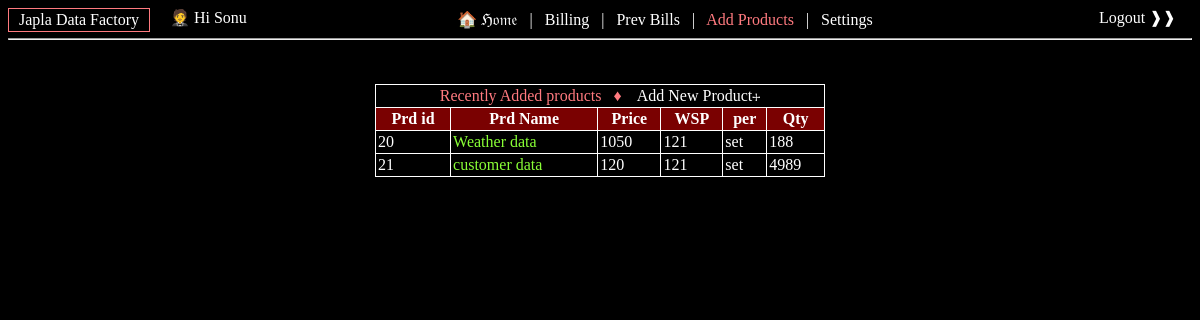
The app's page /add/ (signed in), older data.
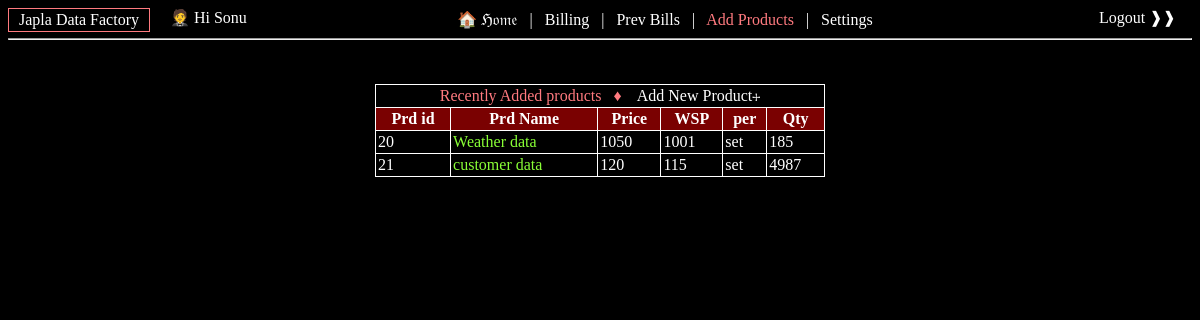
The same page, newer data.
### products/models.py (models this page shows, shortened)
class product(models.Model):
	store = models.ForeignKey(store, on_delete=models.SET_NULL, blank=True, null=True)
	name = models.CharField(max_length=81)
	price = models.IntegerField()
	WS_price = models.IntegerField(null=True, blank=True, default=121)
	choices = (('piece','piece'),('dozen','dozen'),('gross','gross'),('half gross','half gross'),('Kg','Kg'),('packet','packet')
				,('set','set'))
	unit = models.CharField(choices=choices,max_length=21,default='piece')
	tags = models.CharField(max_length=150,help_text='A list of comma seperated tags')
	available_qty = models.IntegerField(default=0)

### products/views.py (the view, shortened to what this page needs)
# urls.py: path('add/',views.add_product, name="add_product"),
@login_required(login_url='/login/')
def add_product(request):
    data = {}
    emp_obj = store_emp.objects.all().filter(emp_obj=request.user).first()
    store_obj = get_store_obj(request.user)
    data['store_obj'] = store_obj
    data['products'] = list(product.objects.all().filter(store=get_store_obj(request.user)).order_by('name'))[:50]
    if not has_group(request, 'store_manager'):
        return redirect('/home/')
    else:
        return render(request,'add_product.html',data)

### products/templatetags/extra_filters.py (called while the page is built)
@register.filter(name='has_group')
def has_group(request, group_name):
    groups = [str(group) for group in request.user.groups.all()]
    return True if group_name in groups else False

### products/views.py (called while the page is built)
def get_store_obj(user_obj):
    emp_obj = store_emp.objects.all().filter(emp_obj=user_obj).first()
    return emp_obj.store_obj if emp_obj is not None else "Store not available"

### stores_app/models.py (called while the page is built)
    def __str__(self):
        return self.name

### products/templates/add_product.html (shortened to what this page needs)
{% load static %}
{% load extra_filters %}
<html>
<head>
<link rel="stylesheet" href="{% static 'bootstrap/css/jquery-ui.css' %}">
</head>
<body bgcolor="#000;">
	<div class="t_w" style="float: left; padding:2px; border: 1px solid #ff7a7f; ">&ensp;{{store_obj}}&ensp; </div>
	<div class="t_w" style="float: left; "> &ensp;&ensp; &#129333;  Hi {{user}} &ensp;&ensp;&ensp;&ensp;</div>
	<center class="t_w">
		<a href="/" class="t_w t_hover">  &#127968; &Hfr;&ofr;&mfr;&efr;<a/> &ensp;|&ensp;
		<a href="/bill/" class="t_w t_hover">Billing</a> &ensp;|&ensp;
		<a href="/prev_bill/" class="t_w t_hover">Prev Bills</a>
		{% if request|has_group:'store_manager' %}
			&ensp;|&ensp; <a href="/add/" class="t_w t_hover" style="color:#ff7a7f;">Add Products</a>
		{% endif %}
		{% if user.is_superuser %}
			&ensp;|&ensp; <a href="/settings/" class="t_w t_hover">Settings</a>
		{% endif %}
		<a href="/logout/" class="t_w t_hover" style="float:inline-end;">&ensp;&ensp;&ensp;&ensp;&ensp;&ensp; Logout &#10097;&#10097;&ensp;&ensp; </a>
		<hr/>
	</center>
<center class="t_w">
<div style="width:450px;overflow-y: auto; scrollbar-width: none; -ms-overflow-style: none; height: 200px;" id="all_products">
	<table class="t_w" style="width:450px;">
	<tr>
		<td colspan=6>
			<center style="color:#ff7a7f;">
				Recently Added products&ensp;  &#9830; &ensp;
				<span id="btn_add_prd" class="t_hover">Add New Product&#10750;</span>
			</center></td>
	</tr>
	<tr style="background-color: rgb(122, 1, 1); position: sticky; top: 1; z-index: 1;">
		<th> Prd id </th>
		<th> Prd Name </th>
		<th> Price </th>
		<th> WSP </th>
		<th> per </th>
		<th> Qty</th>
	</tr>
	{% for product in products %}
	<tr style="color:white;">
		<td>{{product.id}}</td> &ensp;
		<td class = "prdnm" id="row{{product.id}}"><span style="color:#89ff36;">{{product.name}}</span></td> &ensp;
		<td>{{product.price}}</td> &ensp;
		<td>{{product.WS_price}}</td> &ensp;
		<td>{{product.unit}}</td> &ensp;
		<td>{{product.available_qty}}</td>
	</tr>
	{% endfor %}
	</table>
</div>
</center>
</body>
</html>

Row changes from the older to the newer data that the page shows:
changed product "Weather data": WS_price "121" → "1001"; available_qty "188" → "185"
changed product "customer data": WS_price "121" → "115"; available_qty "4989" → "4987"
